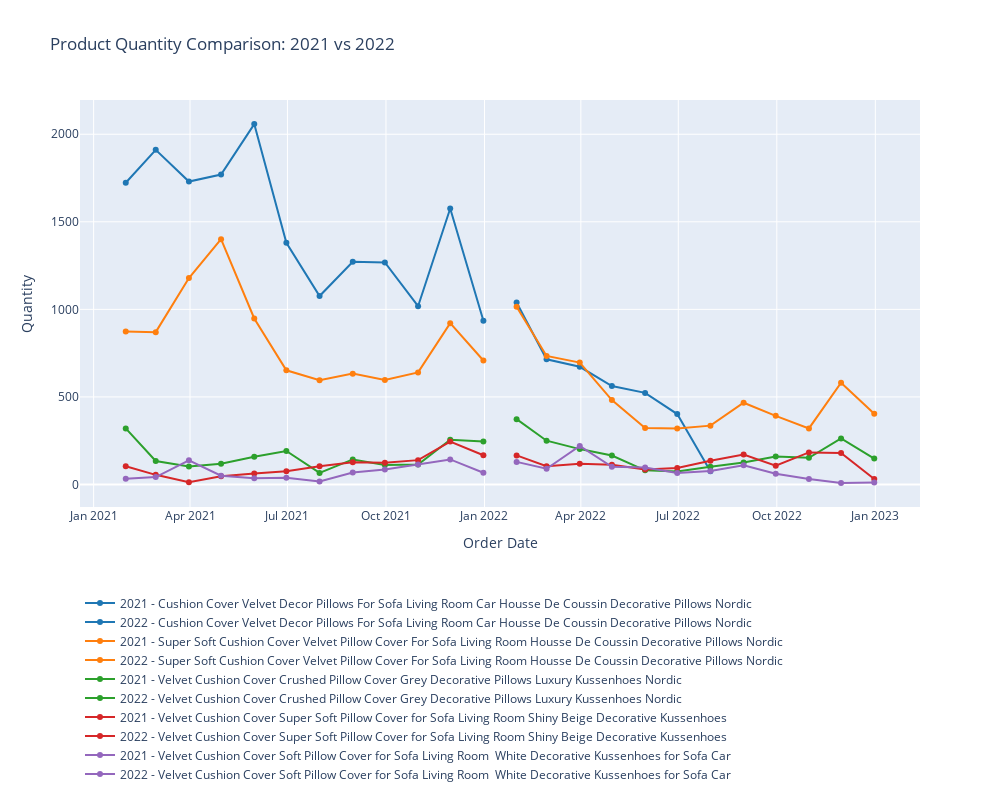

Notebook code cell kept with this figure:
### Code cell
# Create an empty list to store the traces
data = []

# Define a color scale
color_scale = ['#1f77b4', '#ff7f0e', '#2ca02c', '#d62728', '#9467bd', '#8c564b', '#e377c2', '#7f7f7f', '#bcbd22', '#17becf']

# Plot the line chart for each of the top 10 products in 2022
for i, product in enumerate(present_top_2122['Product Information']):
    # Filter the data for the selected product
    product_2021 = sep_cart_df_2021[sep_cart_df_2021['Product Information'] == product]
    product_2022 = sep_cart_df_2022[sep_cart_df_2022['Product Information'] == product]

    # Group the data by month and calculate the total quantity
    product_2021_month = product_2021.groupby(pd.Grouper(key='Order Date', freq='M'))['Quantity'].sum().reset_index()
    product_2022_month = product_2022.groupby(pd.Grouper(key='Order Date', freq='M'))['Quantity'].sum().reset_index()

    # Create a trace for 2021 data with a specific color
    trace1 = go.Scatter(x=product_2021_month['Order Date'], y=product_2021_month['Quantity'],
                        mode='lines+markers', name='2021 - ' + product, line=dict(color=color_scale[i]))

    # Create a trace for 2022 data with the same color
    trace2 = go.Scatter(x=product_2022_month['Order Date'], y=product_2022_month['Quantity'],
                        mode='lines+markers', name='2022 - ' + product, line=dict(color=color_scale[i]))

    # Add the traces to the data list
    data.append(trace1)
    data.append(trace2)

# Define the layout of the chart
layout = go.Layout(
    title='Product Quantity Comparison: 2021 vs 2022',
    xaxis=dict(title='Order Date'),
    yaxis=dict(title='Quantity'),
    legend=dict(orientation='h', y=-0.2),  # Set the legend position below the graph
    height=800,
    width=1000
)

# Create a figure object with the data and layout
fig = go.Figure(data=data, layout=layout)


# Show the figure
fig.show()
# Assuming 'fig' is your Plotly figure object from the provided code
# fig.write_html("/Users/tszeyenthen/Python Study/jupyter notebbok/WQD7007/try.html")

### Figure 1 — Plotly figure (JSON) as saved in the notebook; plotly's stock layout.template omitted (floating-point values rounded to 4 significant figures)
{"data": [{"line": {"color": "#1f77b4"}, "mode": "lines+markers", "name": "2021 - Cushion Cover Velvet Decor Pillows For Sofa Living Room Car Housse De Coussin Decorative Pillows Nordic", "type": "scatter", "x": ["2021-01-31T00:00:00", "2021-02-28T00:00:00", "2021-03-31T00:00:00", "2021-04-30T00:00:00", "2021-05-31T00:00:00", "2021-06-30T00:00:00", "2021-07-31T00:00:00", "2021-08-31T00:00:00", "2021-09-30T00:00:00", "2021-10-31T00:00:00", "2021-11-30T00:00:00", "2021-12-31T00:00:00"], "y": [1723, 1911, 1730, 1770, 2058, 1380, 1076, 1272, 1268, 1018, 1576, 935]}, {"line": {"color": "#1f77b4"}, "mode": "lines+markers", "name": "2022 - Cushion Cover Velvet Decor Pillows For Sofa Living Room Car Housse De Coussin Decorative Pillows Nordic", "type": "scatter", "x": ["2022-01-31T00:00:00", "2022-02-28T00:00:00", "2022-03-31T00:00:00", "2022-04-30T00:00:00", "2022-05-31T00:00:00", "2022-06-30T00:00:00", "2022-07-31T00:00:00"], "y": [1039, 715, 672, 562, 523, 402, 76]}, {"line": {"color": "#ff7f0e"}, "mode": "lines+markers", "name": "2021 - Super Soft Cushion Cover Velvet Pillow Cover For Sofa Living Room Housse De Coussin Decorative Pillows Nordic", "type": "scatter", "x": ["2021-01-31T00:00:00", "2021-02-28T00:00:00", "2021-03-31T00:00:00", "2021-04-30T00:00:00", "2021-05-31T00:00:00", "2021-06-30T00:00:00", "2021-07-31T00:00:00", "2021-08-31T00:00:00", "2021-09-30T00:00:00", "2021-10-31T00:00:00", "2021-11-30T00:00:00", "2021-12-31T00:00:00"], "y": [874, 870, 1179, 1401, 948, 652, 595, 633, 597, 640, 921, 708]}, {"line": {"color": "#ff7f0e"}, "mode": "lines+markers", "name": "2022 - Super Soft Cushion Cover Velvet Pillow Cover For Sofa Living Room Housse De Coussin Decorative Pillows Nordic", "type": "scatter", "x": ["2022-01-31T00:00:00", "2022-02-28T00:00:00", "2022-03-31T00:00:00", "2022-04-30T00:00:00", "2022-05-31T00:00:00", "2022-06-30T00:00:00", "2022-07-31T00:00:00", "2022-08-31T00:00:00", "2022-09-30T00:00:00", "2022-10-31T00:00:00", "2022-11-30T00:00:00", "2022-12-31T00:00:00"], "y": [1015, 734, 696, 482, 322, 319, 336, 467, 392, 320, 581, 404]}, {"line": {"color": "#2ca02c"}, "mode": "lines+markers", "name": "2021 - Velvet Cushion Cover Crushed Pillow Cover Grey Decorative Pillows Luxury Kussenhoes Nordic", "type": "scatter", "x": ["2021-01-31T00:00:00", "2021-02-28T00:00:00", "2021-03-31T00:00:00", "2021-04-30T00:00:00", "2021-05-31T00:00:00", "2021-06-30T00:00:00", "2021-07-31T00:00:00", "2021-08-31T00:00:00", "2021-09-30T00:00:00", "2021-10-31T00:00:00", "2021-11-30T00:00:00", "2021-12-31T00:00:00"], "y": [320, 134, 102, 118, 158, 191, 66, 143, 111, 114, 256, 246]}, {"line": {"color": "#2ca02c"}, "mode": "lines+markers", "name": "2022 - Velvet Cushion Cover Crushed Pillow Cover Grey Decorative Pillows Luxury Kussenhoes Nordic", "type": "scatter", "x": ["2022-01-31T00:00:00", "2022-02-28T00:00:00", "2022-03-31T00:00:00", "2022-04-30T00:00:00", "2022-05-31T00:00:00", "2022-06-30T00:00:00", "2022-07-31T00:00:00", "2022-08-31T00:00:00", "2022-09-30T00:00:00", "2022-10-31T00:00:00", "2022-11-30T00:00:00", "2022-12-31T00:00:00"], "y": [373, 250, 202, 165, 81, 74, 101, 125, 160, 152, 263, 148]}, {"line": {"color": "#d62728"}, "mode": "lines+markers", "name": "2021 - Velvet Cushion Cover Super Soft Pillow Cover for Sofa Living Room Shiny Beige Decorative Kussenhoes", "type": "scatter", "x": ["2021-01-31T00:00:00", "2021-02-28T00:00:00", "2021-03-31T00:00:00", "2021-04-30T00:00:00", "2021-05-31T00:00:00", "2021-06-30T00:00:00", "2021-07-31T00:00:00", "2021-08-31T00:00:00", "2021-09-30T00:00:00", "2021-10-31T00:00:00", "2021-11-30T00:00:00", "2021-12-31T00:00:00"], "y": [104, 55, 13, 47, 63, 76, 104, 127, 124, 139, 245, 167]}, {"line": {"color": "#d62728"}, "mode": "lines+markers", "name": "2022 - Velvet Cushion Cover Super Soft Pillow Cover for Sofa Living Room Shiny Beige Decorative Kussenhoes", "type": "scatter", "x": ["2022-01-31T00:00:00", "2022-02-28T00:00:00", "2022-03-31T00:00:00", "2022-04-30T00:00:00", "2022-05-31T00:00:00", "2022-06-30T00:00:00", "2022-07-31T00:00:00", "2022-08-31T00:00:00", "2022-09-30T00:00:00", "2022-10-31T00:00:00", "2022-11-30T00:00:00", "2022-12-31T00:00:00"], "y": [166, 104, 118, 113, 86, 94, 136, 171, 107, 183, 180, 31]}, {"line": {"color": "#9467bd"}, "mode": "lines+markers", "name": "2021 - Velvet Cushion Cover Soft Pillow Cover for Sofa Living Room  White Decorative Kussenhoes for Sofa Car", "type": "scatter", "x": ["2021-01-31T00:00:00", "2021-02-28T00:00:00", "2021-03-31T00:00:00", "2021-04-30T00:00:00", "2021-05-31T00:00:00", "2021-06-30T00:00:00", "2021-07-31T00:00:00", "2021-08-31T00:00:00", "2021-09-30T00:00:00", "2021-10-31T00:00:00", "2021-11-30T00:00:00", "2021-12-31T00:00:00"], "y": [32, 42, 138, 50, 36, 38, 17, 68, 86, 114, 143, 67]}, {"line": {"color": "#9467bd"}, "mode": "lines+markers", "name": "2022 - Velvet Cushion Cover Soft Pillow Cover for Sofa Living Room  White Decorative Kussenhoes for Sofa Car", "type": "scatter", "x": ["2022-01-31T00:00:00", "2022-02-28T00:00:00", "2022-03-31T00:00:00", "2022-04-30T00:00:00", "2022-05-31T00:00:00", "2022-06-30T00:00:00", "2022-07-31T00:00:00", "2022-08-31T00:00:00", "2022-09-30T00:00:00", "2022-10-31T00:00:00", "2022-11-30T00:00:00", "2022-12-31T00:00:00"], "y": [129, 90, 220, 101, 97, 66, 77, 110, 61, 31, 9, 11]}], "layout": {"height": 800, "legend": {"orientation": "h", "y": -0.2}, "title": {"text": "Product Quantity Comparison: 2021 vs 2022"}, "width": 1000, "xaxis": {"title": {"text": "Order Date"}}, "yaxis": {"title": {"text": "Quantity"}}}}
